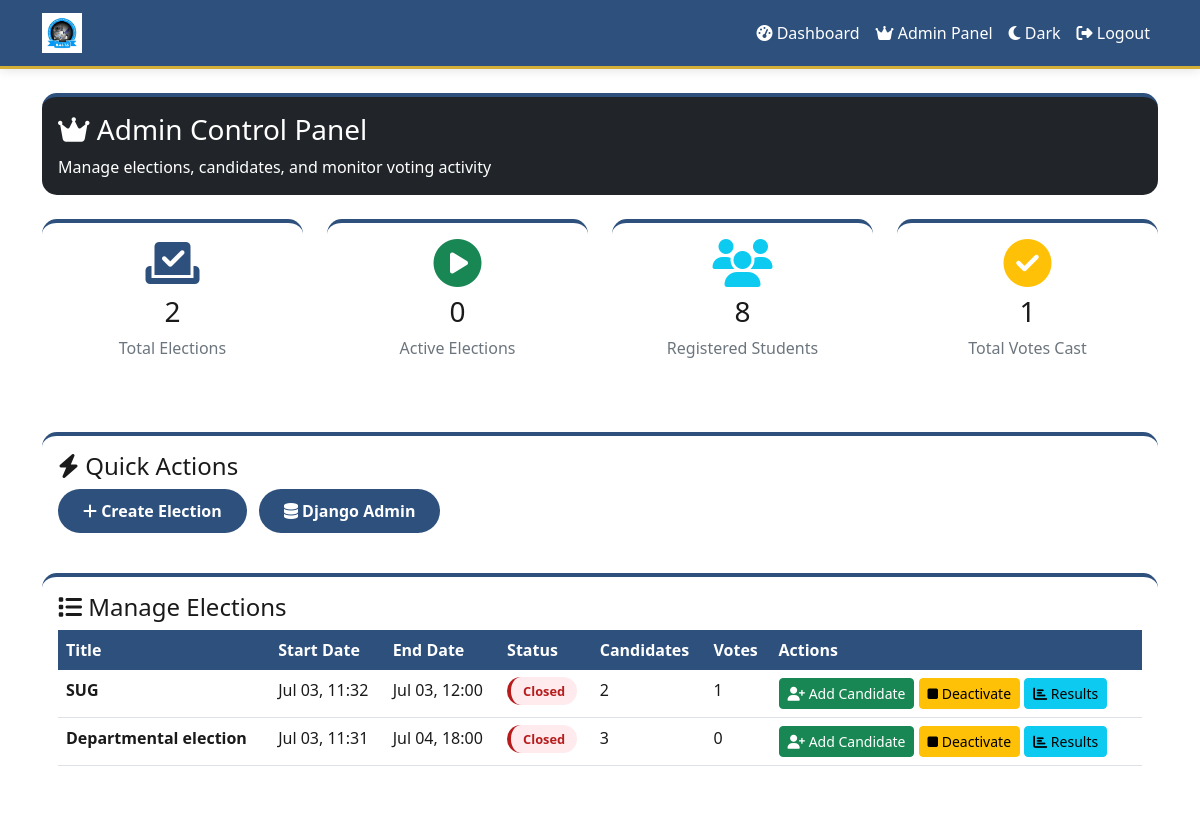
/admin-panel/ (signed in), run on the app's committed database.
### voting/models.py (models this page shows, shortened)
class Election(models.Model):
    title = models.CharField(max_length=200)
    description = models.TextField()
    start_time = models.DateTimeField()
    end_time = models.DateTimeField()
    is_active = models.BooleanField(default=True)
    allowed_faculty = models.CharField(max_length=100, blank=True, null=True, help_text="Leave blank for university-wide elections")
    created_at = models.DateTimeField(auto_now_add=True)
    created_at = models.DateTimeField(auto_now_add=True)
    @property
    def status(self):
        now = timezone.now()
        if now < self.start_time:
            return 'upcoming'
        elif self.start_time <= now <= self.end_time:
            return 'active'
        else:
            return 'closed'
    @property
    def total_votes(self):
        return Vote.objects.filter(election=self).count()
    class Meta:
        ordering = ['-created_at']

### voting/views.py (the view)
# urls.py: path('admin-panel/', views.admin_dashboard, name='admin_dashboard'),
@login_required
@user_passes_test(is_admin)
def admin_dashboard(request):
    elections = Election.objects.all()
    total_students = Student.objects.count()
    total_votes = Vote.objects.count()
    context = {
        'elections': elections,
        'total_students': total_students,
        'total_votes': total_votes,
        'active_elections': Election.objects.filter(is_active=True, end_time__gte=timezone.now()).count(),
    }
    return render(request, 'voting/admin_dashboard.html', context)

### voting/views.py (called while the page is built)
def is_admin(user):
    return user.is_staff or user.is_superuser

### voting/templates/voting/admin_dashboard.html (shortened to what this page needs)
{% extends 'voting/base.html' %}
{% block content %}
<div class="row mb-4">
    <div class="col-12">
        <div class="card bg-dark text-white">
            <div class="card-body">
                <h3><i class="fas fa-crown"></i> Admin Control Panel</h3>
                <p class="mb-0">Manage elections, candidates, and monitor voting activity</p>
            </div>
        </div>
    </div>
</div>
<div class="row mb-4">
    <div class="col-md-3 mb-3">
        <div class="card text-center">
            <div class="card-body">
                <i class="fas fa-vote-yea fa-3x text-primary"></i>
                <h3 class="mt-2">{{ total_elections|default:elections.count }}</h3>
                <p class="text-muted">Total Elections</p>
            </div>
        </div>
    </div>
    <div class="col-md-3 mb-3">
        <div class="card text-center">
            <div class="card-body">
                <i class="fas fa-play-circle fa-3x text-success"></i>
                <h3 class="mt-2">{{ active_elections }}</h3>
                <p class="text-muted">Active Elections</p>
            </div>
        </div>
    </div>
    <div class="col-md-3 mb-3">
        <div class="card text-center">
            <div class="card-body">
                <i class="fas fa-users fa-3x text-info"></i>
                <h3 class="mt-2">{{ total_students }}</h3>
                <p class="text-muted">Registered Students</p>
            </div>
        </div>
    </div>
    <div class="col-md-3 mb-3">
        <div class="card text-center">
            <div class="card-body">
                <i class="fas fa-check-circle fa-3x text-warning"></i>
                <h3 class="mt-2">{{ total_votes }}</h3>
                <p class="text-muted">Total Votes Cast</p>
            </div>
        </div>
    </div>
</div>
<div class="row mb-4">
    <div class="col-12">
        <div class="card">
            <div class="card-body">
                <h4><i class="fas fa-bolt"></i> Quick Actions</h4>
                <a href="{% url 'create_election' %}" class="btn btn-primary me-2">
                    <i class="fas fa-plus"></i> Create Election
                </a>
                <a href="/admin/" class="btn btn-primary me-2">
                    <i class="fas fa-database"></i> Django Admin
                </a>
            </div>
        </div>
    </div>
</div>
<div class="row">
    <div class="col-12">
        <div class="card">
            <div class="card-body">
                <h4><i class="fas fa-list"></i> Manage Elections</h4>
                <div class="table-responsive">
                    <table class="table table-hover">
                        <thead>
                            <tr>
                                <th>Title</th>
                                <th>Start Date</th>
                                <th>End Date</th>
                                <th>Status</th>
                                <th>Candidates</th>
                                <th>Votes</th>
                                <th>Actions</th>
                            </tr>
                        </thead>
                        <tbody>
                            {% for election in elections %}
                            <tr>
                                <td><strong>{{ election.title }}</strong></td>
                                <td>{{ election.start_time|date:"M d, H:i" }}</td>
                                <td>{{ election.end_time|date:"M d, H:i" }}</td>
                                <td>
                                    {% if election.status == 'active' %}
                                        <span class="status-badge status-active">Active</span>
                                    {% elif election.status == 'closed' %}
                                        <span class="status-badge status-closed">Closed</span>
                                    {% else %}
                                        <span class="status-badge status-upcoming">Upcoming</span>
                                    {% endif %}
                                </td>
                                <td>{{ election.candidates.count }}</td>
                                <td>{{ election.total_votes }}</td>
                                <td>
                                    <a href="{% url 'add_candidate' election.id %}" class="btn btn-sm btn-success">
                                        <i class="fas fa-user-plus"></i> Add Candidate
                                    </a>
                                    <a href="{% url 'toggle_election' election.id %}" class="btn btn-sm btn-warning">
                                        {% if election.is_active %}
                                            <i class="fas fa-stop"></i> Deactivate
                                        {% else %}
                                            <i class="fas fa-play"></i> Activate
                                        {% endif %}
                                    </a>
                                    <a href="{% url 'results' election.id %}" class="btn btn-sm btn-info">
                                        <i class="fas fa-chart-bar"></i> Results
                                    </a>
                                </td>
                            </tr>
                            {% empty %}
                            <tr>
                                <td colspan="7" class="text-center">No elections created yet. Click "Create Election" to start!</td>
                            </tr>
                            {% endfor %}
                        </tbody>
                    </table>
                </div>
            </div>
        </div>
    </div>
</div>
{% endblock %}

### voting/templates/voting/base.html (style rules this page uses)
:root { --bg-light: #ffffff; --bg-dark: #1a1a1a; --card-light: #ffffff; --card-dark: #2a2a2a; --text-light: #1a1a1a; --text-dark: #eeeeee; --primary: #2e507d; --primary-dark: #1b255e; --success: #2e507d; --danger: #b71c1c; --warning: #ffc107; --gold: #d4af37; --gold-light: #f1c40f; }
body { font-family: 'Segoe UI', Tahoma, Geneva, Verdana, sans-serif; transition: background 0.3s, color 0.3s; }
body.light-mode { background: var(--bg-light); color: var(--text-light); }
.card { border: none; border-radius: 15px; transition: transform 0.2s, box-shadow 0.2s; background: var(--card-light); border-top: 4px solid var(--success); }
.btn-primary { background: var(--primary); border: none; border-radius: 25px; padding: 10px 25px; font-weight: 600; transition: all 0.3s; }
.status-badge { padding: 5px 12px; border-radius: 20px; font-size: 0.8rem; font-weight: 600; }
.status-closed { background: #ffebee; color: #b71c1c; border-left: 4px solid #b71c1c; }
.table { color: inherit; }
.table thead th { background: var(--primary); color: white; border-bottom: none; }
.btn-primary { background-color: var(--primary) !important; border-color: var(--primary) !important; }
.text-primary { color: var(--primary) !important; }

### data on the page
Election: title "SUG", start_time "Jul 03, 11:32", end_time "Jul 03, 12:00", shows "Closed", candidates.count "2", total_votes "1", is_active True (drawn)
Election: title "Departmental election", start_time "Jul 03, 11:31", end_time "Jul 04, 18:00", shows "Closed", candidates.count "3", total_votes "0", is_active True (drawn)

### other printed values
{{ total_elections|default:elections.count }} "2"
{{ active_elections }} "0"
{{ total_students }} "8"
{{ total_votes }} "1"
